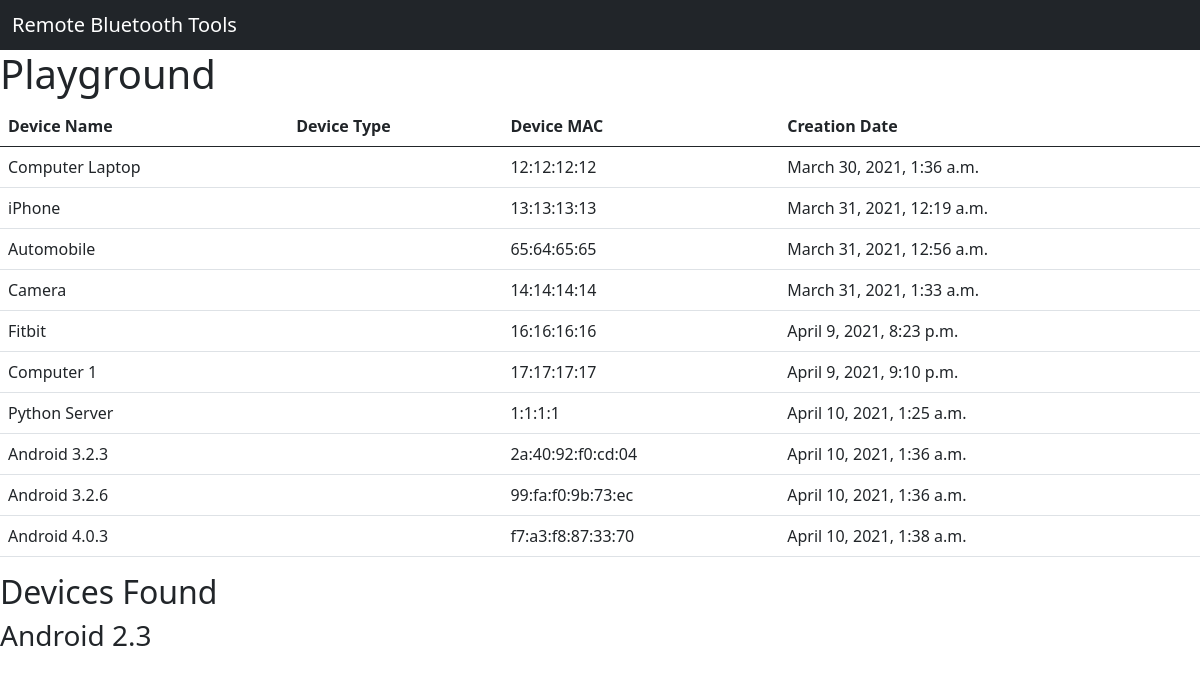
Before: /playground/ with the older database file.
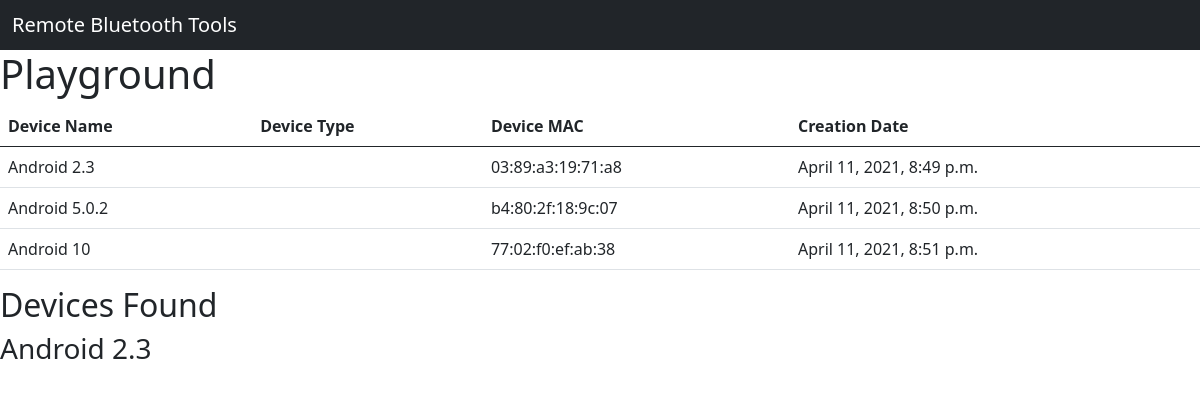
After: the same page with the newer database file.
### home/models.py (models this page shows, shortened)
class BluetoothDevice(models.Model):
    sensor = models.CharField(max_length=100)
    device_name = models.CharField(max_length=100)
    device_mac = models.CharField(max_length=100)
    creation_date = models.DateTimeField(default=timezone.now)

### home/views.py (the view)
# urls.py: path('playground/', views.playground, name='playground'),
def playground(request):
    devices = BluetoothDevice.objects.all()
    return render(request, 'home/playground.html',
    {'devices':devices})

### home/templates/home/playground.html (shortened to what this page needs)
{% extends 'home/base.html' %}
{% block content %}
<h1>Playground</h1>
<table class="table">
    <thead>
        <tr>
            <th>Device Name</th>
            <th>Device Type</th>
            <th>Device MAC</th>
            <th>Creation Date</th>
        </tr>
    </thead>
    <tbody>
        {% for device in devices %}
        <tr>
            <td>{{ device.device_name }}</td>
            <td>{{ device.device_type }}</td>
            <td>{{ device.device_mac }}</td>
            <td>{{ device.creation_date }}</td>
        </tr>
        {% endfor %}
    </tbody>
</table>
<div>
    <h2>Devices Found</h2>
    <h3 id="devices">Android 2.3</h3>
</div>
{% endblock %}

### home/templates/home/base.html (shortened to what this page needs)
<!DOCTYPE html>
<html lang="en">
<head>
    <link href="https://cdn.jsdelivr.net/npm/bootstrap@5.0.0-beta2/dist/css/bootstrap.min.css" rel="stylesheet">
</head>
<body>
    <nav class="navbar navbar-dark bg-dark">
        <div class="container-fluid">
          <span class="navbar-brand mb-0 h1">Remote Bluetooth Tools</span>
        </div>
      </nav>
        {% block content %} {% endblock %}
</body>
</html>

Changed rows visible on the page:
removed BluetoothDevice: device_name "Computer Laptop", device_mac "12:12:12:12", creation_date "March 30, 2021, 1:36 a.m."
removed BluetoothDevice: device_name "iPhone", device_mac "13:13:13:13", creation_date "March 31, 2021, 12:19 a.m."
removed BluetoothDevice: device_name "Automobile", device_mac "65:64:65:65", creation_date "March 31, 2021, 12:56 a.m."
removed BluetoothDevice: device_name "Camera", device_mac "14:14:14:14", creation_date "March 31, 2021, 1:33 a.m."
removed BluetoothDevice: device_name "Fitbit", device_mac "16:16:16:16", creation_date "April 9, 2021, 8:23 p.m."
removed BluetoothDevice: device_name "Computer 1", device_mac "17:17:17:17", creation_date "April 9, 2021, 9:10 p.m."
removed BluetoothDevice: device_name "Python Server", device_mac "1:1:1:1", creation_date "April 10, 2021, 1:25 a.m."
removed BluetoothDevice: device_name "Android 3.2.3", device_mac "2a:40:92:f0:cd:04", creation_date "April 10, 2021, 1:36 a.m."
removed BluetoothDevice: device_name "Android 3.2.6", device_mac "99:fa:f0:9b:73:ec", creation_date "April 10, 2021, 1:36 a.m."
removed BluetoothDevice: device_name "Android 4.0.3", device_mac "f7:a3:f8:87:33:70", creation_date "April 10, 2021, 1:38 a.m."
added BluetoothDevice: device_name "Android 2.3", device_mac "03:89:a3:19:71:a8", creation_date "April 11, 2021, 8:49 p.m."
added BluetoothDevice: device_name "Android 5.0.2", device_mac "b4:80:2f:18:9c:07", creation_date "April 11, 2021, 8:50 p.m."
added BluetoothDevice: device_name "Android 10", device_mac "77:02:f0:ef:ab:38", creation_date "April 11, 2021, 8:51 p.m."
